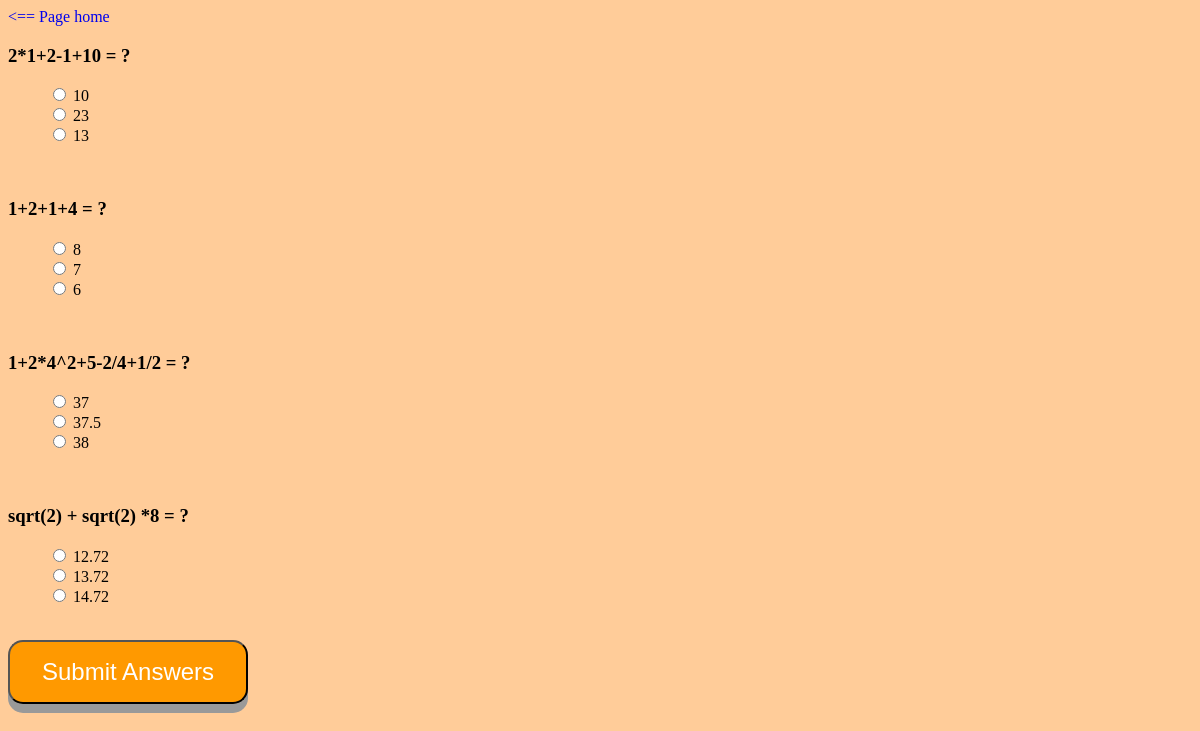
/1/, run on the app's committed database.
### quiz/models.py (models this page shows, shortened)
class Question(models.Model):
    topic = models.ForeignKey(Topic, on_delete=models.CASCADE)
    question_text = models.CharField(max_length=200)

class Choice(models.Model):
    question = models.ForeignKey(Question, on_delete=models.CASCADE)
    choice_text = models.CharField(max_length=200)
    answer = models.BooleanField(default=False)

### quiz/views.py (the view)
# urls.py: url(r'^(?P<topic_id>[0-9]+)/$', views.detail, name='detail'),
def detail(request,topic_id):
    topic = Topic.objects.get(pk = topic_id)
    return render(request, 'quiz/detail.html',{'topic':topic})

### quiz/templates/quiz/detail.html (shortened to what this page needs)
{% load static %}
<html>
<link rel="stylesheet" type="text/css" href="{% static 'quiz/style.css' %}" />
<head><title> QUIZ DETAIL </title></head>
<body>
<a href="{% url 'quiz:index' %}"><== Page home</a><br>
<form action="{% url 'quiz:check_answers' topic.id %}" method="post">
{% for question in topic.question_set.all %}
    <h3>{{ question.question_text }}</h3>
    <ul>
    {% for choice in question.choice_set.all %}
        <input type="radio" name="{{choice.id}}" value="{{choice.answer}}" />
        <label>{{ choice.choice_text }}</label><br />
    {% endfor %}
    </ul>
    <br>
{% endfor %}
    <input type="submit" class = "sumit_button" value="Submit Answers" />
</form>
</body>
</html>

### quiz/static/quiz/style.css (style rules this page uses)
body { background-color: #FFCC99; }
a { text-decoration:none }
input.sumit_button { background-color:#FF9900; font-size: 24px; color: white; padding: 16px 32px; border-radius: 15px; box-shadow: 0 9px #999; }

### data on the page
Question: question_text "2*1+2-1+10 = ?"
Choice: choice_text "10"
Choice: choice_text "23"
Choice: choice_text "13"
Question: question_text "1+2+1+4 = ?"
Choice: choice_text "8"
Choice: choice_text "7"
Choice: choice_text "6"
Question: question_text "1+2*4^2+5-2/4+1/2 = ?"
Choice: choice_text "37"
Choice: choice_text "37.5"
Choice: choice_text "38"
Question: question_text "sqrt(2) + sqrt(2) *8 = ?"
Choice: choice_text "12.72"
Choice: choice_text "13.72"
Choice: choice_text "14.72"
